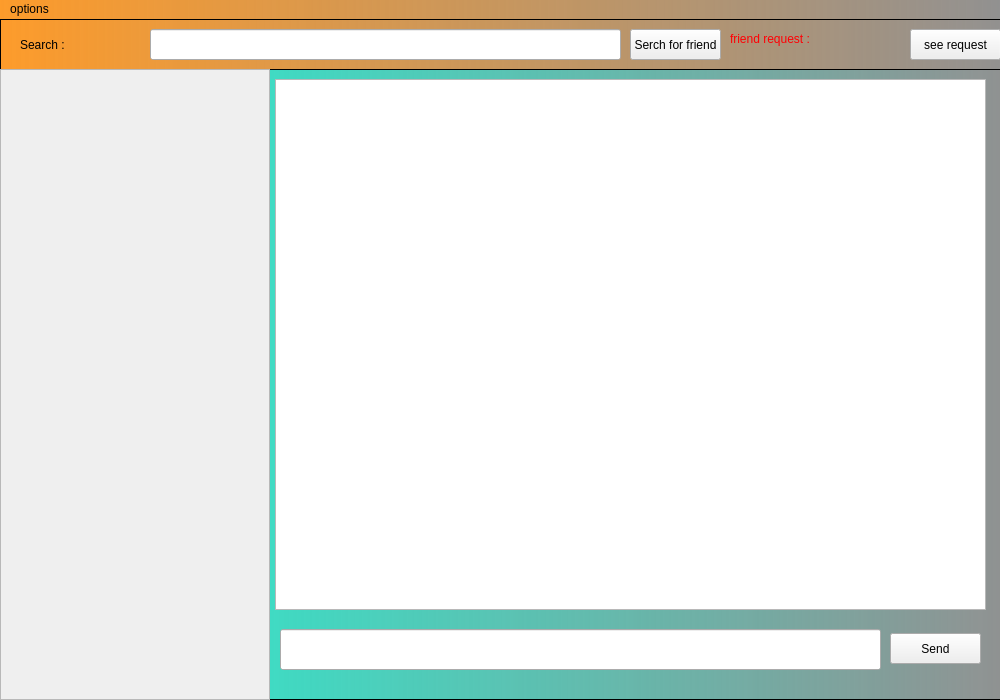
<?xml version="1.0" encoding="UTF-8"?>
<ui version="4.0">
 <class>MainWindow</class>
 <widget class="QMainWindow" name="MainWindow">
  <property name="geometry">
   <rect>
    <x>0</x>
    <y>0</y>
    <width>1000</width>
    <height>700</height>
   </rect>
  </property>
  <property name="minimumSize">
   <size>
    <width>1000</width>
    <height>700</height>
   </size>
  </property>
  <property name="maximumSize">
   <size>
    <width>1000</width>
    <height>700</height>
   </size>
  </property>
  <property name="windowTitle">
   <string>chat</string>
  </property>
  <property name="iconSize">
   <size>
    <width>24</width>
    <height>24</height>
   </size>
  </property>
  <widget class="QWidget" name="centralwidget">
   <property name="minimumSize">
    <size>
     <width>377</width>
     <height>168</height>
    </size>
   </property>
   <property name="maximumSize">
    <size>
     <width>16777215</width>
     <height>6540564</height>
    </size>
   </property>
   <widget class="QScrollArea" name="scrollArea">
    <property name="geometry">
     <rect>
      <x>0</x>
      <y>50</y>
      <width>270</width>
      <height>631</height>
     </rect>
    </property>
    <property name="styleSheet">
     <string notr="true"/>
    </property>
    <property name="widgetResizable">
     <bool>true</bool>
    </property>
    <widget class="QWidget" name="scrollAreaWidgetContents">
     <property name="geometry">
      <rect>
       <x>0</x>
       <y>0</y>
       <width>268</width>
       <height>629</height>
      </rect>
     </property>
    </widget>
   </widget>
   <widget class="QListWidget" name="laff">
    <property name="geometry">
     <rect>
      <x>275</x>
      <y>60</y>
      <width>711</width>
      <height>531</height>
     </rect>
    </property>
    <property name="styleSheet">
     <string notr="true">font: 75 12pt &quot;MS Shell Dlg 2&quot;;</string>
    </property>
   </widget>
   <widget class="QPushButton" name="bsend">
    <property name="geometry">
     <rect>
      <x>890</x>
      <y>614</y>
      <width>91</width>
      <height>31</height>
     </rect>
    </property>
    <property name="text">
     <string>Send</string>
    </property>
   </widget>
   <widget class="QLineEdit" name="lmsg">
    <property name="geometry">
     <rect>
      <x>280</x>
      <y>610</y>
      <width>601</width>
      <height>41</height>
     </rect>
    </property>
    <property name="styleSheet">
     <string notr="true">font: 75 10pt &quot;MS Shell Dlg 2&quot;;</string>
    </property>
   </widget>
   <widget class="QFrame" name="frame">
    <property name="geometry">
     <rect>
      <x>0</x>
      <y>50</y>
      <width>1011</width>
      <height>631</height>
     </rect>
    </property>
    <property name="styleSheet">
     <string notr="true">background-color: qlineargradient(spread:pad, x1:0, y1:0, x2:1, y2:0, stop:0 rgba(19, 245, 211, 238), stop:1 rgba(0, 0, 0, 100) );
</string>
    </property>
    <property name="frameShape">
     <enum>QFrame::StyledPanel</enum>
    </property>
    <property name="frameShadow">
     <enum>QFrame::Raised</enum>
    </property>
   </widget>
   <widget class="QLineEdit" name="lserch">
    <property name="geometry">
     <rect>
      <x>150</x>
      <y>10</y>
      <width>471</width>
      <height>31</height>
     </rect>
    </property>
    <property name="styleSheet">
     <string notr="true">font: 75 10pt &quot;MS Shell Dlg 2&quot;;</string>
    </property>
   </widget>
   <widget class="QPushButton" name="bserch">
    <property name="geometry">
     <rect>
      <x>630</x>
      <y>10</y>
      <width>91</width>
      <height>31</height>
     </rect>
    </property>
    <property name="text">
     <string>Serch for friend</string>
    </property>
   </widget>
   <widget class="QFrame" name="frame_2">
    <property name="geometry">
     <rect>
      <x>0</x>
      <y>0</y>
      <width>1011</width>
      <height>51</height>
     </rect>
    </property>
    <property name="styleSheet">
     <string notr="true">background-color: qlineargradient(spread:pad, x1:0, y1:0, x2:1, y2:0, stop:0  rgba(255, 142, 12, 220), stop:1 rgba(0, 0, 0, 100) );</string>
    </property>
    <property name="frameShape">
     <enum>QFrame::StyledPanel</enum>
    </property>
    <property name="frameShadow">
     <enum>QFrame::Raised</enum>
    </property>
   </widget>
   <widget class="QLabel" name="label">
    <property name="geometry">
     <rect>
      <x>20</x>
      <y>5</y>
      <width>131</width>
      <height>41</height>
     </rect>
    </property>
    <property name="styleSheet">
     <string notr="true">font: 75 20pt &quot;Segoe Print&quot;;</string>
    </property>
    <property name="text">
     <string>Search :</string>
    </property>
   </widget>
   <widget class="QLabel" name="lnoti">
    <property name="geometry">
     <rect>
      <x>730</x>
      <y>0</y>
      <width>171</width>
      <height>40</height>
     </rect>
    </property>
    <property name="styleSheet">
     <string notr="true">font: 75 14pt &quot;MS Shell Dlg 2&quot;;
color: rgb(255, 0, 4);</string>
    </property>
    <property name="text">
     <string>friend request :</string>
    </property>
   </widget>
   <widget class="QPushButton" name="bgm">
    <property name="geometry">
     <rect>
      <x>910</x>
      <y>10</y>
      <width>91</width>
      <height>31</height>
     </rect>
    </property>
    <property name="text">
     <string>see request</string>
    </property>
   </widget>
   <zorder>frame_2</zorder>
   <zorder>frame</zorder>
   <zorder>scrollArea</zorder>
   <zorder>laff</zorder>
   <zorder>bsend</zorder>
   <zorder>lmsg</zorder>
   <zorder>lserch</zorder>
   <zorder>bserch</zorder>
   <zorder>label</zorder>
   <zorder>lnoti</zorder>
   <zorder>bgm</zorder>
  </widget>
  <widget class="QMenuBar" name="menuBar">
   <property name="geometry">
    <rect>
     <x>0</x>
     <y>0</y>
     <width>1000</width>
     <height>21</height>
    </rect>
   </property>
   <property name="styleSheet">
    <string notr="true">background-color: qlineargradient(spread:pad, x1:0, y1:0, x2:1, y2:0, stop:0  rgba(255, 142, 12, 220), stop:1 rgba(0, 0, 0, 100) );</string>
   </property>
   <widget class="QMenu" name="menuoptions">
    <property name="title">
     <string>options</string>
    </property>
    <addaction name="actionLogOut"/>
   </widget>
   <addaction name="menuoptions"/>
  </widget>
  <action name="actionLogOut">
   <property name="text">
    <string>LogOut </string>
   </property>
  </action>
 </widget>
 <resources/>
 <connections/>
</ui>
